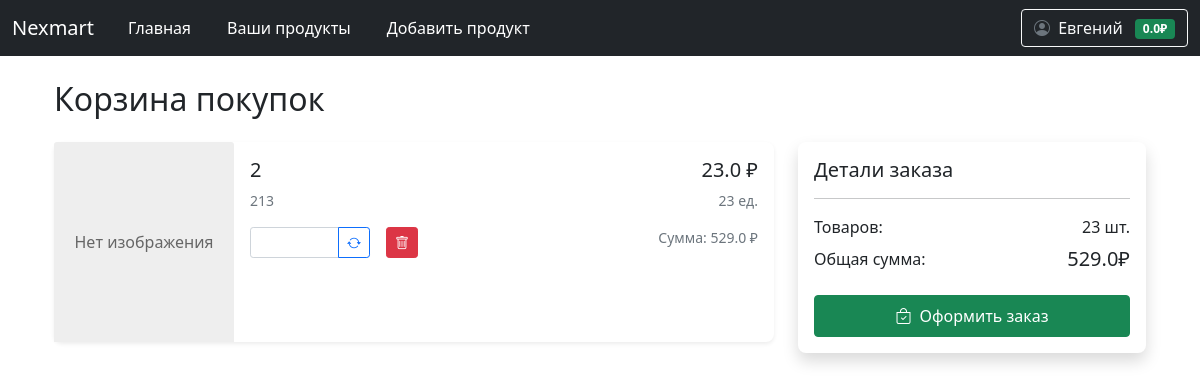
/user/cart (signed in), run on an earlier commit of the app's database.
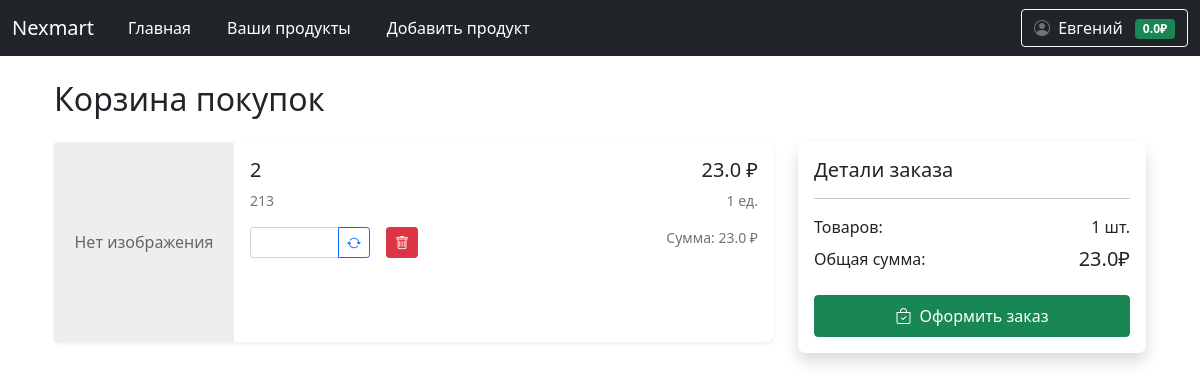
And on a later commit of the database.
### data/user.py (models this page shows, shortened)
class User(SqlAlchemyBase, UserMixin):
    __tablename__ = 'users'
    id = Column(Integer, primary_key=True, autoincrement=True)
    email = Column(String, unique=True, nullable=False)
    hashed_password = Column(String, nullable=False)
    surname = Column(String, nullable=False)
    name = Column(String, nullable=False)
    modified_date = Column(DateTime)
    balance = Column(Float, default=0.0, nullable=False)
    products = relationship("Product", back_populates="user")

### data/order.py (models this page shows)
class OrderItem(SqlAlchemyBase):
    __tablename__ = 'order_items'
    id = Column(Integer, primary_key=True, autoincrement=True)
    product_id = Column(Integer, ForeignKey('products.id'), nullable=False)
    user_id = Column(Integer, ForeignKey('users.id'), nullable=False)
    amount = Column(Integer, nullable=1, default=1)
    product = relationship('Product')

### data/product.py (models this page shows)
class Product(SqlAlchemyBase):
    __tablename__ = 'products'
    id = sqlalchemy.Column(sqlalchemy.Integer, primary_key=True, autoincrement=True)
    name = sqlalchemy.Column(sqlalchemy.String, nullable=False)
    price = sqlalchemy.Column(sqlalchemy.Float, nullable=False)
    description = sqlalchemy.Column(sqlalchemy.Text)
    created_date = sqlalchemy.Column(sqlalchemy.DateTime, default=datetime.datetime.now)
    open = sqlalchemy.Column(sqlalchemy.Boolean)  # открыт ли продукт для общего доступа
    amount_available = sqlalchemy.Column(sqlalchemy.Integer)  # сколько есть продукта для продажи
    amount_sell = sqlalchemy.Column(sqlalchemy.Integer)  # сколько продано для статистики
    image = sqlalchemy.Column(sqlalchemy.String)
    user_id = sqlalchemy.Column(sqlalchemy.Integer, sqlalchemy.ForeignKey('users.id'))
    user = sqlalchemy.orm.relationship('User', back_populates='products')

### main.py (the view)
@app.route('/user/cart')
@login_required
def cart():
    db_sess = db_session.create_session()
    order_item = db_sess.query(OrderItem).filter(current_user.id == OrderItem.user_id).all()
    product_amount_sum = sum([i.amount for i in order_item])
    product_price_sum = sum([i.amount * i.product.price for i in order_item])
    return render_template('cart.html', products=order_item,
                           product_amount_sum=product_amount_sum, product_price_sum=product_price_sum)

### data/db_session.py (called while the page is built)
def create_session() -> Session:
    global __factory
    return __factory()

### main.py (called while the page is built)
@login_manager.user_loader
def load_user(user_id):
    db_sess = db_session.create_session()
    return db_sess.query(User).get(user_id)

### templates/cart.html (shortened to what this page needs)
{% extends "base.html" %}
{% block content %}
<div class="container">
    <h2 class="mb-4">Корзина покупок</h2>
    {% if products %}
    <div class="row mb-4">
        <div class="col-lg-8">
            {% for item in products %}
            <div class="card mb-3">
                <div class="row g-0">
                    <div class="col-md-3">
                        {% if item.image %}
                        <img src="{{ url_for('static', filename='upload/' + item.product.image) }}"
                             class="card-img-top product-image"
                             alt="{{ item.product.name }}">
                        {% else %}
                        <div class="card-img-top no-image">Нет изображения</div>
                        {% endif %}
                    </div>
                    <div class="col-md-6">
                        <div class="card-body">
                            <h5 class="card-title">{{ item.product.name }}</h5>
                            <p class="card-text text-muted small">{{ item.product.description|truncate(100) }}</p>
                            <div class="d-flex align-items-center">
                                <form method="POST" action="/user/cart/update/{{ item.product.id }}"
                                      class="me-3">
                                    <div class="input-group input-group-sm" style="width: 120px;">
                                        <input type="number"
                                               name="amount"
                                               class="form-control"
                                               value="{{ item.product.amount }}"
                                               min="1"
                                               max="{{ item.product.amount_available }}">
                                        <button type="submit" class="btn btn-outline-primary">
                                            <i class="bi bi-arrow-repeat"></i>
                                        </button>
                                    </div>
                                </form>
                                <form method="POST"
                                      action="">
                                    <a href="/user/cart/delete/{{item.id}}" class="btn btn-danger btn-sm">
                                        <i class="bi bi-trash"></i>
                                    </a>
                                </form>
                            </div>
                        </div>
                    </div>
                    <div class="col-md-3">
                        <div class="card-body text-end">
                            <p class="card-text h5">{{ item.product.price }} ₽</p>
                            <p class="text-muted small">{{item.amount}} ед.</p>
                            <p class="text-muted small">Сумма: {{ item.product.price * item.amount}} ₽</p>
                        </div>
                    </div>
                </div>
            </div>
            {% endfor %}
        </div>
        <div class="col-lg-4">
            <div class="card shadow">
                <div class="card-body">
                    <h5 class="card-title mb-3">Детали заказа</h5>
                    <hr>
                    <div class="d-flex justify-content-between mb-2">
                        <span>Товаров:</span>
                        <span>{{ product_amount_sum }} шт.</span>
                    </div>
                    <div class="d-flex justify-content-between mb-3">
                        <span>Общая сумма:</span>
                        <span class="h5">{{ product_price_sum }}₽</span>
                    </div>
                    <a href="" class="btn btn-success w-100 py-2">
                        <i class="bi bi-bag-check me-2"></i>Оформить заказ
                    </a>
                </div>
            </div>
        </div>
    </div>
    {% endif %}
</div>
{% endblock %}

### templates/base.html (shortened to what this page needs)
<!doctype html>
<html lang="ru">
<head>
                    <link href="https://cdn.jsdelivr.net/npm/bootstrap@5.0.2/dist/css/bootstrap.min.css" rel="stylesheet">
                    <link rel="stylesheet" href="https://cdn.jsdelivr.net/npm/bootstrap-icons@1.8.1/font/bootstrap-icons.css">
    <link rel="stylesheet" href="{{ url_for('static', filename='css/style.css') }}">
    <link rel="stylesheet" href="https://cdnjs.cloudflare.com/ajax/libs/font-awesome/6.5.1/css/all.min.css">
    <link rel="stylesheet" href="{{ url_for('static', filename='css/auth_styles.css') }}">
</head>
<body>
<header>
    <nav class="navbar navbar-expand-md navbar-dark bg-dark" aria-label="Fourth navbar example">
        <div class="container-fluid">
          <a class="navbar-brand" href="#">Nexmart</a>
          <div class="collapse navbar-collapse" id="navbarsExample04">
            <ul class="navbar-nav me-auto mb-2 mb-md-0">
              <li class="nav-item">
                <a class="nav-link active" aria-current="page" href="/">Главная</a>
              </li>
                {% if not current_user.is_authenticated %}
                <li class="nav-item">
                <a class="nav-link active" aria-current="page" href="/register"></a>
              </li>
                <li class="nav-item">
                <a class="nav-link active" aria-current="page" href="/login"></a>
              </li>
                {% else %}
                <li class="nav-item">
                <a class="nav-link active" href="/user/products">Ваши продукты</a>
              </li>
                <li class="nav-item">
                <a class="nav-link active" href="/user/products/add">Добавить продукт</a>
              </li>
                {% endif %}
            </ul>
            {% if current_user.is_authenticated %}
            <div class="d-flex align-items-center">
              <div class="dropdown">
                <button class="btn btn-outline-light dropdown-toggle" type="button" id="profileDropdown" data-bs-toggle="dropdown" aria-expanded="false">
                  <i class="bi bi-person-circle me-1"></i>
                  {{ current_user.name }}
                  <span class="badge bg-success ms-2">{{ current_user.balance }}₽</span>
                </button>
              </div>
            </div>
            {% else %}
            <div class="d-flex">
              <a href="/login" class="btn btn-outline-light me-2">Войти</a>
              <a href="/register" class="btn btn-success">Регистрация</a>
            </div>
            {% endif %}
          </div>
        </div>
      </nav>
</header>
<div class="container mt-4">
    {% block content %}{% endblock %}
</div>
</body>
</html>

### static/css/style.css (style rules this page uses)
.no-image { height: 200px; background: #eee; display: flex; align-items: center; justify-content: center; color: #666; }
.navbar-nav .nav-link { position: relative; transition: all 0.5s ease; margin: 0 10px; }
.navbar-nav .nav-link::after { content: ''; position: absolute; width: 0; height: 2px; bottom: 0; left: 50%; background-color: #90caf9; transition: all 0.3s ease; }
.dropdown-toggle { position: relative; transition: all 0.3s ease; }
.badge.bg-success { transition: all 0.3s ease; }
.card { border: none; border-radius: 0.5rem; box-shadow: 0 0.125rem 0.25rem rgba(0, 0, 0, 0.075); transition: all 0.3s ease; }
.bi-person-circle { color: #6c757d; transition: all 0.3s ease; }
.btn-success { transition: all 0.3s ease; }
.form-control { border-radius: 0.25rem; border: 1px solid #ced4da; transition: all 0.3s ease; }
.btn { position: relative; overflow: hidden; }
.btn::after { content: ''; position: absolute; top: 50%; left: 50%; width: 5px; height: 5px; background: rgba(255, 255, 255, 0.3); opacity: 0; border-radius: 50%; transform: scale(1, 1) translate(-50%, -50%); transform-origin: 50% 50%; }

What changed in the data, as far as the page shows it:
changed OrderItem: amount "23" → "1"; item.product.price*item.amount "529.0" → "23.0"
Also different on the page:
{{ product_amount_sum }}: "23" → "1"
{{ product_price_sum }}: "529.0" → "23.0"
